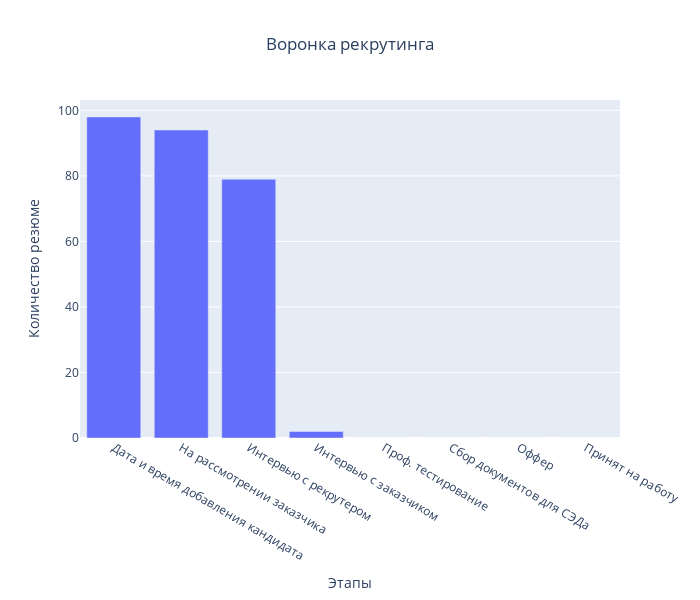

Notebook cell for this chart:
### Code cell
plot_data = df.describe().loc[
    "count", [
    "Дата и время добавления кандидата",
    "На рассмотрении заказчика (Дата)",
    "Тел. интервью (Дата)",
    "Интервью с рекрутером (Дата)",
    "Интервью с заказчиком (Дата)",
    "Проф. тестирование (Дата)",
    "Сбор документов для СЭДа (Дата)",
    "Оффер (Дата)",
    "Принят на работу (Дата)"
]].astype(int)
plot_data.index = [x[:-7] if x.find(" (Дата)") != -1 else x for x in plot_data.index]
plot_data["Интервью с рекрутером"] += plot_data["Тел. интервью"]
plot_data = plot_data.drop("Тел. интервью")
plot_data.name = "Количество резюме"
fig = px.bar(plot_data, width=700, height=600, labels={'value': plot_data.name, "index": "Этапы"}, title="Воронка рекрутинга")
fig.update_layout(showlegend=False, title={"xanchor": "center", "x": 0.5})
fig.show()

### Figure 1 — Plotly figure (JSON) as saved in the notebook; plotly's stock layout.template omitted (floating-point values rounded to 4 significant figures)
{"data": [{"alignmentgroup": "True", "hovertemplate": "variable=Количество резюме<br>Этапы=%{x}<br>Количество резюме=%{y}<extra></extra>", "legendgroup": "Количество резюме", "marker": {"color": "#636efa", "pattern": {"shape": ""}}, "name": "Количество резюме", "offsetgroup": "Количество резюме", "orientation": "v", "showlegend": true, "textposition": "auto", "type": "bar", "x": ["Дата и время добавления кандидата", "На рассмотрении заказчика", "Интервью с рекрутером", "Интервью с заказчиком", "Проф. тестирование", "Сбор документов для СЭДа", "Оффер", "Принят на работу"], "xaxis": "x", "y": [98, 94, 79, 2, 0, 0, 0, 0], "yaxis": "y"}], "layout": {"barmode": "relative", "height": 600, "legend": {"title": {"text": "variable"}, "tracegroupgap": 0}, "showlegend": false, "title": {"text": "Воронка рекрутинга", "x": 0.5, "xanchor": "center"}, "width": 700, "xaxis": {"anchor": "y", "domain": [0, 1], "title": {"text": "Этапы"}}, "yaxis": {"anchor": "x", "domain": [0, 1], "title": {"text": "Количество резюме"}}}}
